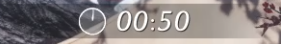
#> input picture presets/active_fight_templates/tc_timer.PNG, 281 x 44 px; its folder holds only this picture in this run
$ python -i analysis.py   (imports and definitions only)
#> lines starting #> are read from the running program, lines starting #| are printed output that depends on the picture; after the words box and inside, x2 and y2 are one past the last pixel; in counts of white or black regions, pixels touching at a corner belong together
#> further down, picture is the input picture: shape (44, 281, 3); mean B, G, R 129.2, 129.7, 136.7
from __future__ import annotations

import logging
import math
import re
from datetime import datetime, timezone
from pathlib import Path
from typing import Callable, Literal

from .cache import load_clip_cache, save_clip_cache
from .ffmpeg_tools import detect_black_segments, extract_metadata
from .models import AppConfig, ClipInfo, DetectedSegment, KeepSegment, OverlapInfo, Report, SceneSegment
from .runtime_paths import resolve_from_app_root
from .utils import parse_iso_datetime


# [105 lines left out: functions find_video_files, sort_clips, find_likely_overlaps, detect_scene_segments, has_meaningful_alpha_mask, not called in this run]


def derive_auto_foreground_mask(bgr_image):
    try:
        import cv2
        import numpy as np
    except ImportError:
        return None

    if bgr_image is None or len(bgr_image.shape) != 3 or bgr_image.shape[2] < 3:
        return None

    height, width = bgr_image.shape[:2]
#> height = 44; width = 281
    if height < 12 or width < 12:
        return None

    border = max(2, min(height, width) // 12)
#> border = 3
    inset_x = max(border + 1, width // 5)
#> inset_x = 56
    inset_y = max(border + 1, height // 6)
#> inset_y = 7
    if inset_x >= width - inset_x or inset_y >= height - inset_y:
        return None

    grabcut_mask = np.full((height, width), cv2.GC_PR_BGD, dtype=np.uint8)
    grabcut_mask[:border, :] = cv2.GC_BGD
    grabcut_mask[height - border :, :] = cv2.GC_BGD
    grabcut_mask[:, :border] = cv2.GC_BGD
    grabcut_mask[:, width - border :] = cv2.GC_BGD
    grabcut_mask[inset_y : height - inset_y, inset_x : width - inset_x] = cv2.GC_PR_FGD

    background_model = np.zeros((1, 65), np.float64)
    foreground_model = np.zeros((1, 65), np.float64)
    try:
        cv2.grabCut(
            bgr_image,
            grabcut_mask,
            None,
            background_model,
            foreground_model,
            5,
            cv2.GC_INIT_WITH_MASK,
        )
    except cv2.error:
        return None

    foreground_mask = np.where(
        (grabcut_mask == cv2.GC_FGD) | (grabcut_mask == cv2.GC_PR_FGD),
        255,
        0,
    ).astype("uint8")
    foreground_mask = cv2.morphologyEx(
        foreground_mask,
        cv2.MORPH_OPEN,
        np.ones((2, 2), np.uint8),
    )
    foreground_mask = cv2.dilate(foreground_mask, np.ones((2, 2), np.uint8), iterations=1)

    coverage = float((foreground_mask > 0).mean())
    if coverage < 0.01 or coverage > 0.70:
        return None

    return foreground_mask


# [1814 lines left out: functions detect_active_fight_segments, detect_visual_cut_segments, subtract_ranges, merge_ranges, align_range_to_scene_boundaries, build_keep_segments_for_clip and 3 more, not called in this run]

>>> import cv2
>>> picture = cv2.imread('../../presets/active_fight_templates/tc_timer.PNG')
>>> result = derive_auto_foreground_mask(picture)
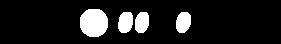
#> result: shape (44, 281); 11.5% white; 4 white regions, box (x1, y1, x2, y2) and area: (80, 9, 108, 37) 653, (118, 12, 133, 33) 263, (176, 12, 191, 33) 259, (135, 12, 149, 33) 248
